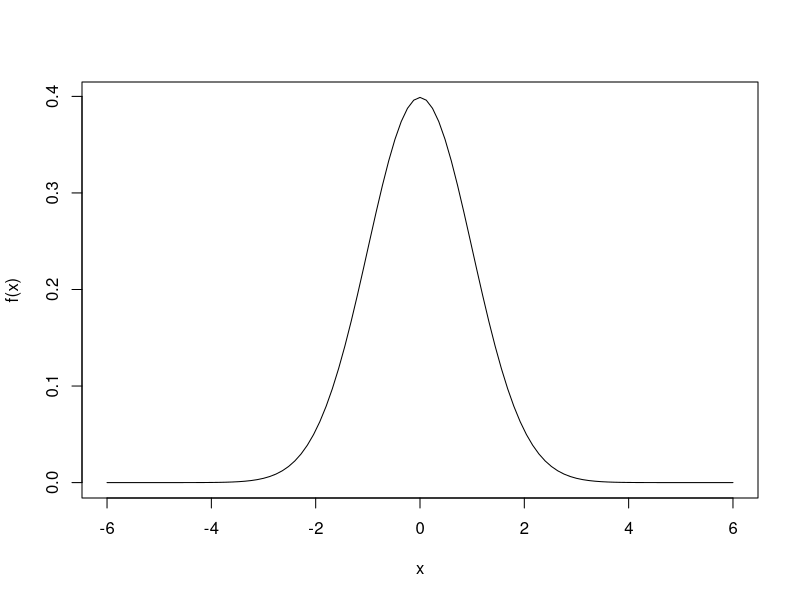
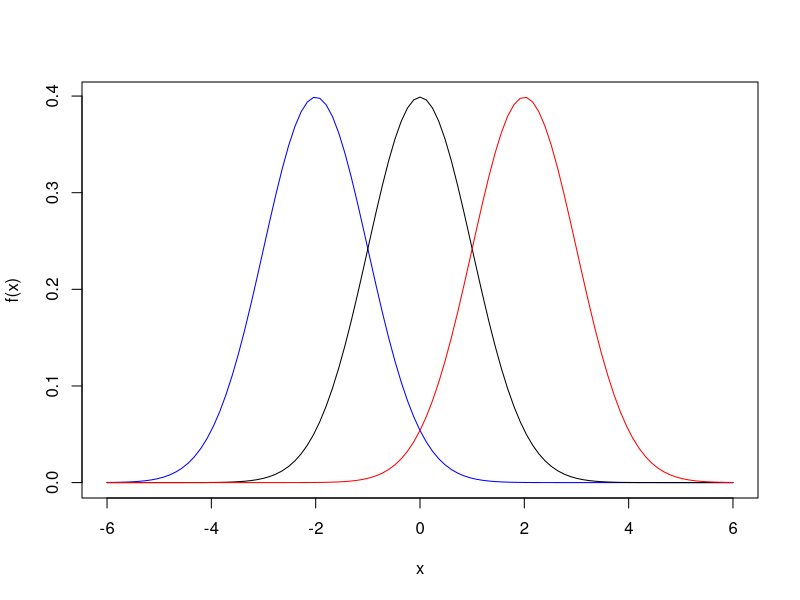
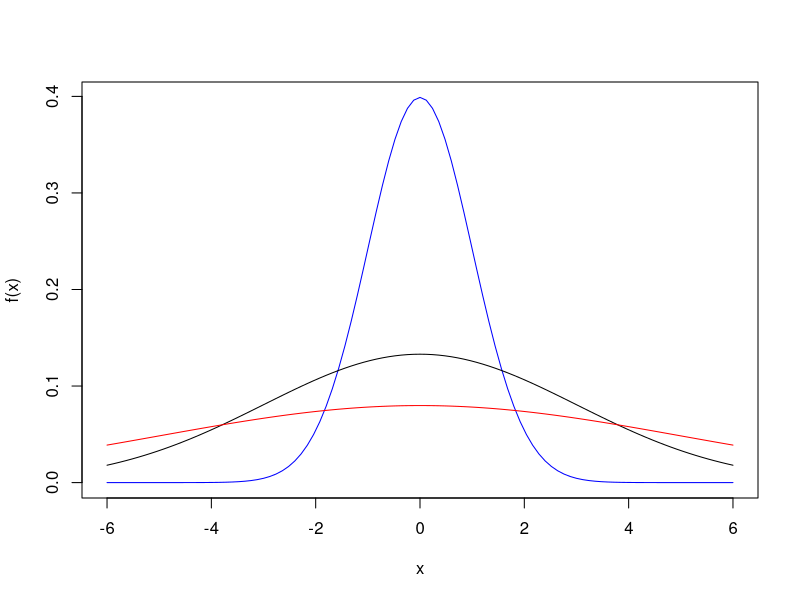
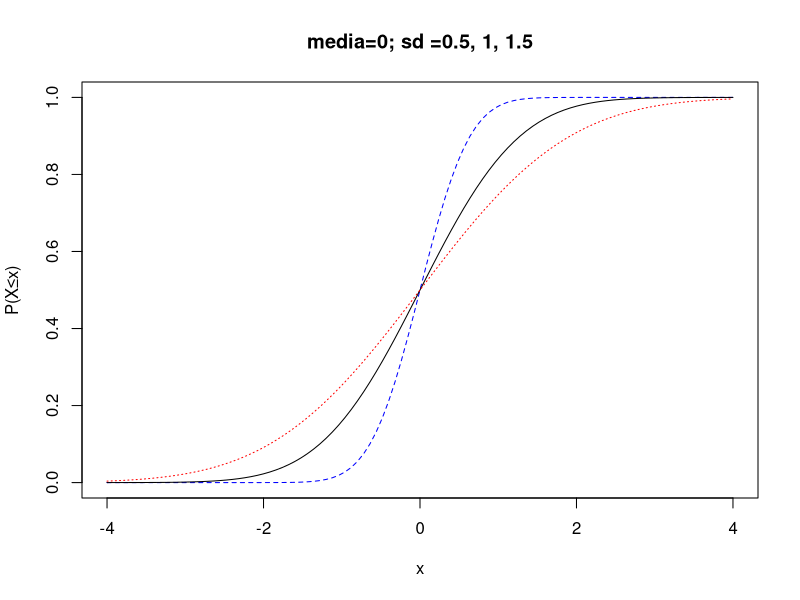

Here is the R script that generated these plots, in order:
## ---- chunk 1
curve(dnorm(x,mean =0, sd =1), from =-6, to=6, xlab="x", ylab="f(x)", lty =1)

## ---- chunk 2
curve(dnorm(x,mean =-2, sd =1), from =-6, to=6, xlab="x", ylab="f(x)", lty =1, col = "blue")

curve(dnorm(x,mean =0, sd =1), from =-6, to=6, xlab="x", ylab="f(x)", lty =1, add = TRUE)

curve(dnorm(x,mean =2, sd =1), from =-6, to=6, xlab="x", ylab="f(x)", lty =1, add= TRUE, col = "red")

## ---- chunk 3
curve(dnorm(x,mean =0, sd =1), from =-6, to=6, xlab="x", ylab="f(x)", lty =1, col = "blue")

curve(dnorm(x,mean =0, sd =3), from =-6, to=6, xlab="x", ylab="f(x)", lty =1, add = TRUE)

curve(dnorm(x,mean =0, sd =5), from =-6, to=6, xlab="x", ylab="f(x)", lty =1, add= TRUE, col = "red")

## ---- chunk 4
curve(pnorm(x, mean = 0, sd = 0.5, lower.tail = TRUE), from = -4, to = 4, xlab = "x", ylab ="P(X≤x)", main="media=0; sd =0.5, 1, 1.5",lty =2, col = "blue")

curve(pnorm(x, mean = 0, sd = 1, lower.tail = TRUE), add =TRUE)

curve(pnorm(x, mean =0, sd =1.5, lower.tail = TRUE), add =TRUE, lty =3, col = "red")

